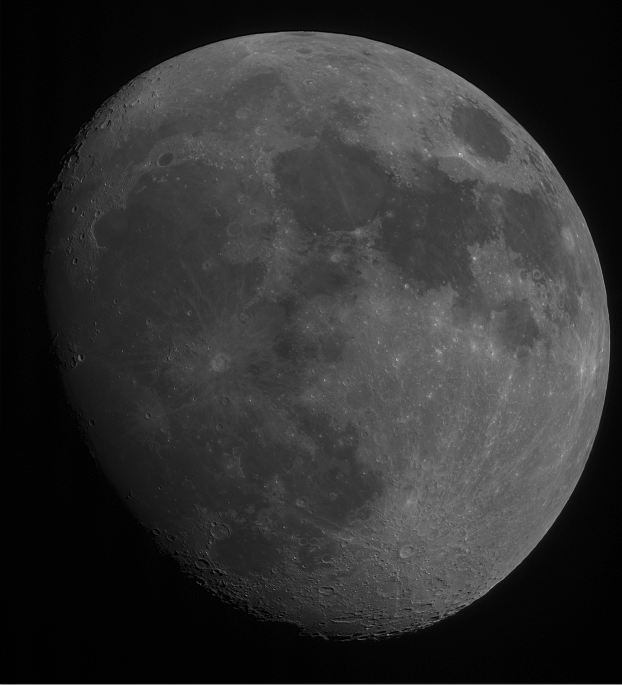
%> input picture TD3_16.09.2021/Louis/Lune.png, 622 x 685 px
$ octave TD3_Exo2.m   (GNU Octave 9; MATLAB toolbox functions it lacks are replaced by stand-ins)
%> lines starting %> are read from the running program, lines starting %| are printed output that depends on the picture
clear all;
close all;

%Image en couleur = 3 dimensions
%Image en NG = 2 dimensions

I = imread('Lune.png'); %On charge l'image
%> I is the input picture: size 685x622x3 uint8; min 0, max 209, mean 48.5
I_gris = rgb2gray(I); %Convertit une image color閑 en une image NG
figure();
imshow(I);

Ic = imread('baboon_ng.jpg');
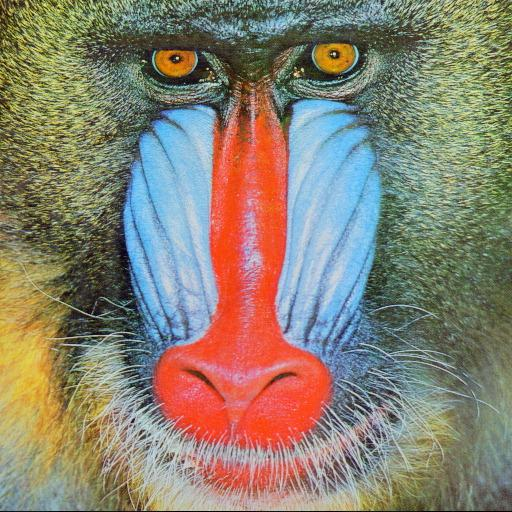
%> input picture TD3_16.09.2021/Louis/baboon_ng.jpg, 512 x 512 px
%> Ic is the input picture: size 512x512x3 uint8; mean R, G, B 137.1, 129.1, 112.9

Max_Image = max(max(max(I_gris)));
%> Max_Image = 209
Min_Image = min(min(min(I_gris)));
%> Min_Image = 0

function [ImNorm] = f_normal(I)
  I = double(I);
%> I: size 685x622 double

  Max_Image = max(max(max(I)));
%> Max_Image = 209
  Min_Image = min(min(min(I)));
%> Min_Image = 0

  num = (I - Min_Image);
  den = (Max_Image - Min_Image);
%> den = 209

  ImNorm = num ./ den;
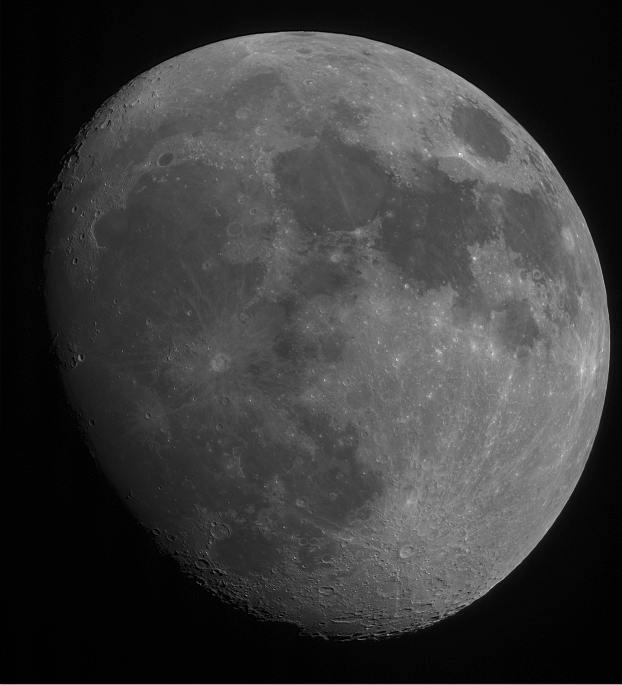
%> ImNorm: size 685x622 double; min 0, max 1, mean 0.232
end

I_Norm = f_normal(I_gris);

function [ImInv] = f_inv(I)

  Max_Image = max(max(max(I)));
  ImInv = Max_Image - I;
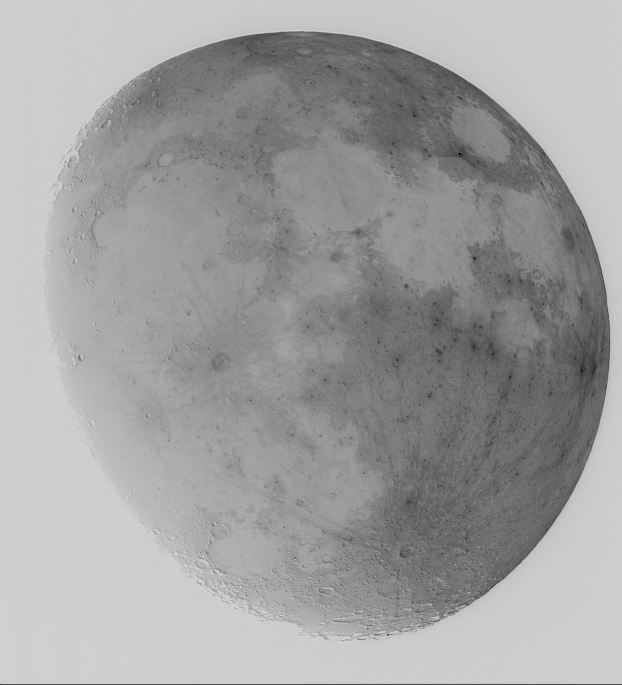
%> ImInv: size 685x622 uint8; min 0, max 209, mean 160.5
end
I_Inv_I = f_inv(I_gris);
I_Inv_IC = f_inv(Ic);
%> in f_inv (call 2), `Max_Image = max(max(max(I)));`: Max_Image = 255
%> in f_inv (call 2), `ImInv = Max_Image - I;`:
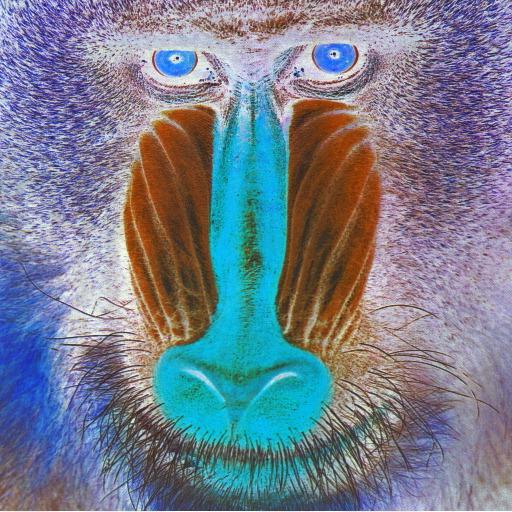
%> ImInv: size 512x512x3 uint8; mean R, G, B 117.9, 125.9, 142.1

figure();
imshow(I_Inv_I);

figure();
imshow(I_Inv_IC);
